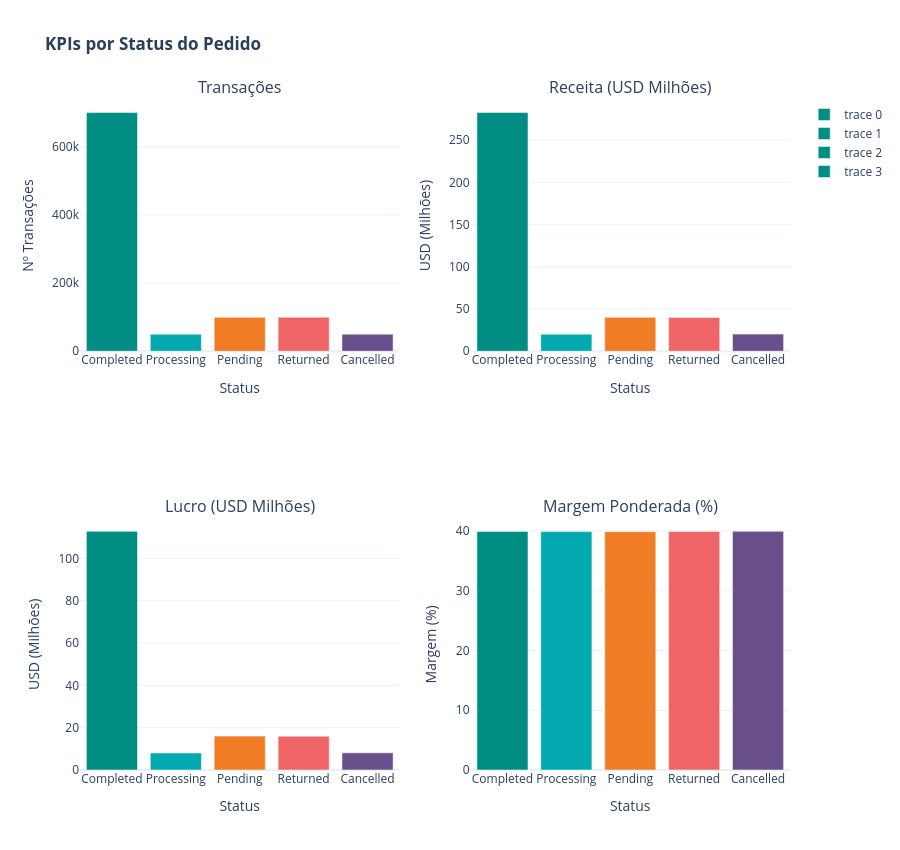

The cell this chart's notebook holds for it:
### Code cell
# KPIs por status do pedido
status = df.groupby('order_status').agg(
    transacoes=('order_id', 'count'),
    receita=('total_price_usd', 'sum'),
    lucro=('profit_usd', 'sum')
).reindex(['Completed', 'Processing', 'Pending', 'Returned', 'Cancelled'])

cores_status = {
    'Completed': '#008D84',
    'Processing': '#02AAB0',
    'Pending': '#F07D25',
    'Returned': '#EF6567',
    'Cancelled': '#6A508A'
}

fig = make_subplots(
    rows=2, cols=2,
    subplot_titles=('Transações', 'Receita (USD Milhões)',
                    'Lucro (USD Milhões)', 'Margem Ponderada (%)'),
    vertical_spacing=0.25
)

x = status.index
fig.add_trace(go.Bar(x=x, y=status['transacoes'],
                     marker_color=[cores_status[s] for s in x]), row=1, col=1)
fig.add_trace(go.Bar(x=x, y=status['receita'] / 1e6,
                     marker_color=[cores_status[s] for s in x]), row=1, col=2)
fig.add_trace(go.Bar(x=x, y=status['lucro'] / 1e6,
                     marker_color=[cores_status[s] for s in x]), row=2, col=1)
fig.add_trace(go.Bar(x=x, y=status['lucro'] / status['receita'] * 100,
                     marker_color=[cores_status[s] for s in x]), row=2, col=2)

fig.update_layout(
    title='<b>KPIs por Status do Pedido</b>',
    template='plotly_white',
    height=850
)
fig.update_xaxes(title_text='Status', row=1, col=1)
fig.update_yaxes(title_text='Nº Transações', row=1, col=1)
fig.update_xaxes(title_text='Status', row=1, col=2)
fig.update_yaxes(title_text='USD (Milhões)', row=1, col=2)
fig.update_xaxes(title_text='Status', row=2, col=1)
fig.update_yaxes(title_text='USD (Milhões)', row=2, col=1)
fig.update_xaxes(title_text='Status', row=2, col=2)
fig.update_yaxes(title_text='Margem (%)', row=2, col=2)
fig.show()

print(f"Completed = {status['transacoes'].loc['Completed'] / len(df) * 100:.1f}% das transações e US${status['receita'].loc['Completed'] / 1e6:.1f}M de receita")

### Figure 1 — Plotly figure (JSON) as saved in the notebook; plotly's stock layout.template omitted (floating-point values rounded to 4 significant figures)
{"data": [{"marker": {"color": ["#008D84", "#02AAB0", "#F07D25", "#EF6567", "#6A508A"]}, "type": "bar", "x": ["Completed", "Processing", "Pending", "Returned", "Cancelled"], "xaxis": "x", "y": [700232, 50101, 99748, 99879, 50163], "yaxis": "y"}, {"marker": {"color": ["#008D84", "#02AAB0", "#F07D25", "#EF6567", "#6A508A"]}, "type": "bar", "x": ["Completed", "Processing", "Pending", "Returned", "Cancelled"], "xaxis": "x2", "y": [282.6, 20.19, 40.16, 40.06, 20.28], "yaxis": "y2"}, {"marker": {"color": ["#008D84", "#02AAB0", "#F07D25", "#EF6567", "#6A508A"]}, "type": "bar", "x": ["Completed", "Processing", "Pending", "Returned", "Cancelled"], "xaxis": "x3", "y": [112.8, 8.052, 16.01, 15.99, 8.1], "yaxis": "y3"}, {"marker": {"color": ["#008D84", "#02AAB0", "#F07D25", "#EF6567", "#6A508A"]}, "type": "bar", "x": ["Completed", "Processing", "Pending", "Returned", "Cancelled"], "xaxis": "x4", "y": [39.91, 39.89, 39.87, 39.91, 39.94], "yaxis": "y4"}], "layout": {"annotations": [{"font": {"size": 16}, "showarrow": false, "text": "Transações", "x": 0.225, "xanchor": "center", "xref": "paper", "y": 1, "yanchor": "bottom", "yref": "paper"}, {"font": {"size": 16}, "showarrow": false, "text": "Receita (USD Milhões)", "x": 0.775, "xanchor": "center", "xref": "paper", "y": 1, "yanchor": "bottom", "yref": "paper"}, {"font": {"size": 16}, "showarrow": false, "text": "Lucro (USD Milhões)", "x": 0.225, "xanchor": "center", "xref": "paper", "y": 0.375, "yanchor": "bottom", "yref": "paper"}, {"font": {"size": 16}, "showarrow": false, "text": "Margem Ponderada (%)", "x": 0.775, "xanchor": "center", "xref": "paper", "y": 0.375, "yanchor": "bottom", "yref": "paper"}], "height": 850, "title": {"text": "<b>KPIs por Status do Pedido</b>"}, "xaxis": {"anchor": "y", "domain": [0, 0.45], "title": {"text": "Status"}}, "xaxis2": {"anchor": "y2", "domain": [0.55, 1], "title": {"text": "Status"}}, "xaxis3": {"anchor": "y3", "domain": [0, 0.45], "title": {"text": "Status"}}, "xaxis4": {"anchor": "y4", "domain": [0.55, 1], "title": {"text": "Status"}}, "yaxis": {"anchor": "x", "domain": [0.625, 1], "title": {"text": "Nº Transações"}}, "yaxis2": {"anchor": "x2", "domain": [0.625, 1], "title": {"text": "USD (Milhões)"}}, "yaxis3": {"anchor": "x3", "domain": [0, 0.375], "title": {"text": "USD (Milhões)"}}, "yaxis4": {"anchor": "x4", "domain": [0, 0.375], "title": {"text": "Margem (%)"}}}}
